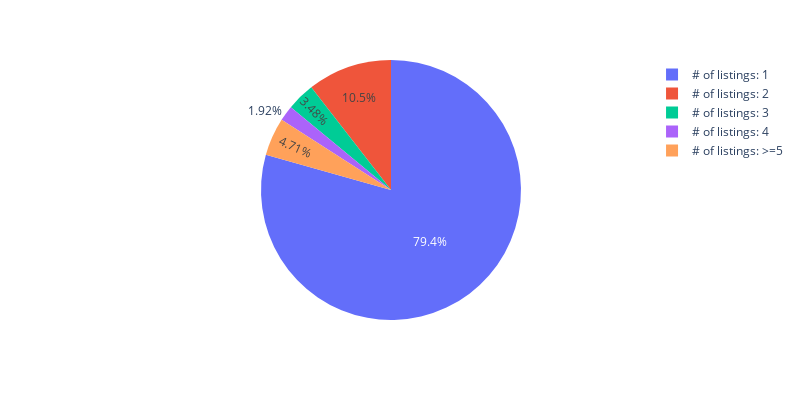

This figure's notebook cell:
### Code cell
# pie plot for number of listings per host
names = ['# of listings: ' + str(df_pie_0_4.index[i]) for i in range(4)]
names.append('# of listings: >=5')
fig = px.pie(values=np.append(df_pie_0_4.values, df_pie_4_), names=names, width=800, height=400)
fig.update_traces(sort=False, selector=dict(type='pie'))

### Figure 1 — Plotly figure (JSON) as saved in the notebook; plotly's stock layout.template omitted (floating-point values rounded to 4 significant figures)
{"data": [{"domain": {"x": [0, 1], "y": [0, 1]}, "hovertemplate": "label=%{label}<br>value=%{value}<extra></extra>", "labels": ["# of listings: 1", "# of listings: 2", "# of listings: 3", "# of listings: 4", "# of listings: >=5"], "legendgroup": "", "name": "", "showlegend": true, "sort": false, "type": "pie", "values": [5170, 685, 227, 125, 307]}], "layout": {"height": 400, "legend": {"tracegroupgap": 0}, "margin": {"t": 60}, "width": 800}}
